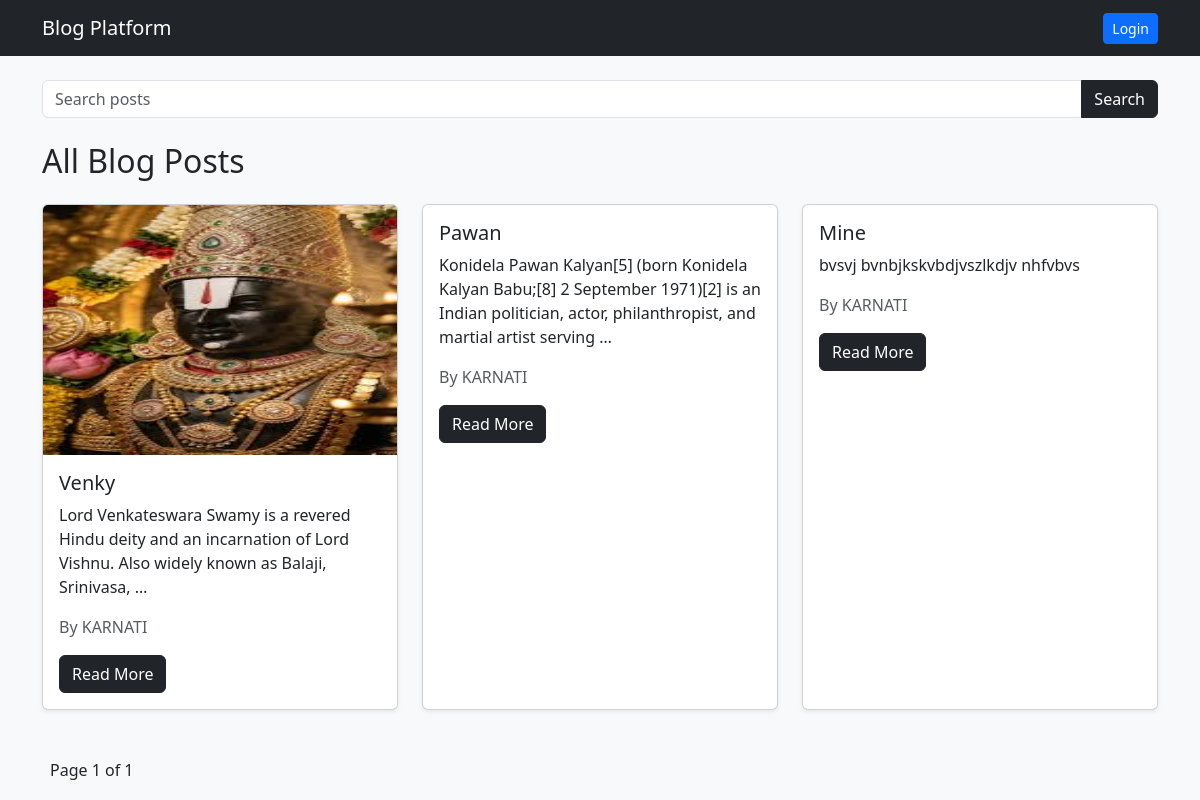
/, run on an earlier commit of the app's database.
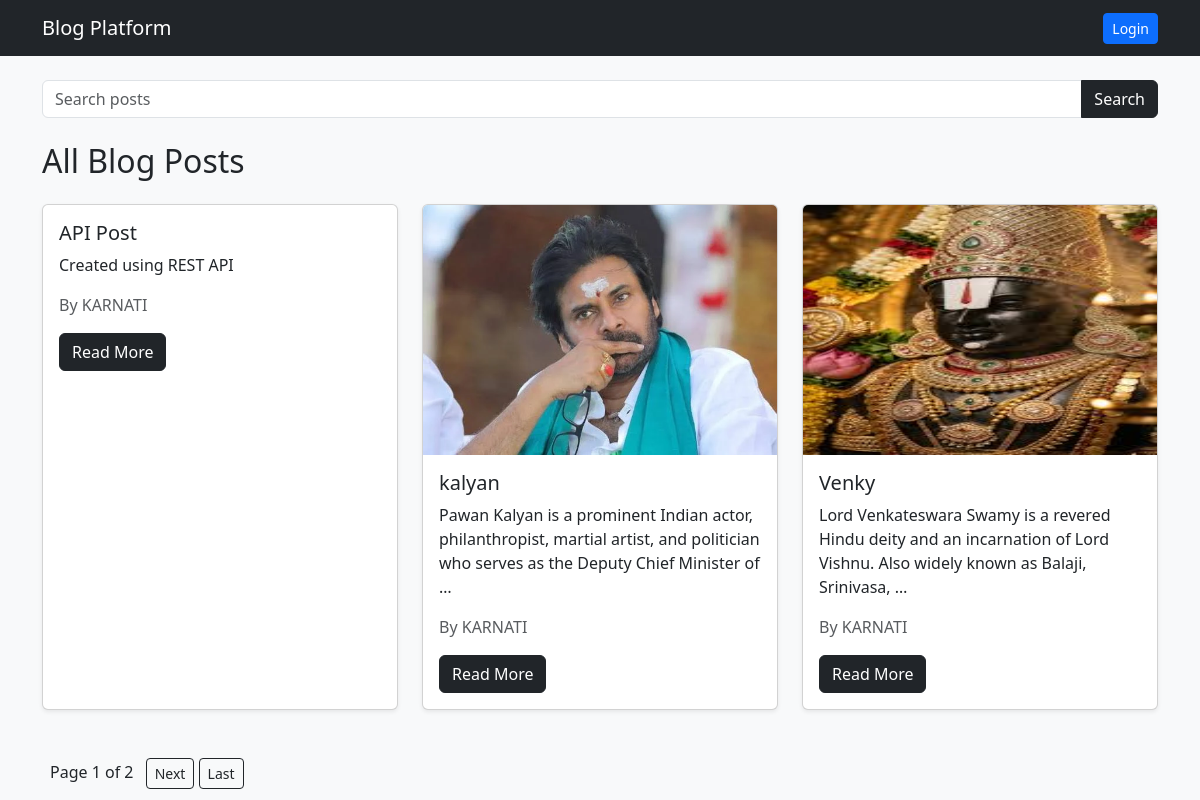
And on a later commit of the database.
### blog/models.py (models this page shows, shortened)
class Post(models.Model):
    author = models.ForeignKey(
        User,
        on_delete=models.CASCADE
    )
    title = models.CharField(max_length=200)
    content = models.TextField()
    image = models.ImageField(
        upload_to='post_images/',
        blank=True,
        null=True
    )
    likes = models.ManyToManyField(
        User,
        related_name='liked_posts',
        blank=True
    )
    created_at = models.DateTimeField(
        auto_now_add=True
    )

### blog/views.py (the view)
# urls.py: path('', views.home, name='home'),
def home(request):
    posts_list = Post.objects.all().order_by('-created_at')
    paginator = Paginator(posts_list, 3)
    page_number = request.GET.get('page')
    posts = paginator.get_page(page_number)
    return render(request, 'home.html', {
        'posts': posts
    })

### templates/home.html (shortened to what this page needs)
{% extends 'base.html' %}
{% block content %}
<h2 class="mb-4">
    All Blog Posts
</h2>
<div class="row">
{% for post in posts %}
<div class="col-md-4 mb-4">
    <div class="card h-100 shadow-sm">
        {% if post.image %}
            <img
                src="{{ post.image.url }}"
                class="card-img-top"
                height="250"
            >
        {% endif %}
        <div class="card-body">
            <h5 class="card-title">
                {{ post.title }}
            </h5>
            <p class="card-text">
                {{ post.content|truncatewords:20 }}
            </p>
            <p class="text-muted">
                By {{ post.author.username }}
            </p>
            <a
                href="{% url 'post_detail' post.id %}"
                class="btn btn-dark"
            >
                Read More
            </a>
        </div>
    </div>
</div>
{% empty %}
<p>No posts available.</p>
{% endfor %}
</div>
<div class="mt-4">
    <span class="mx-2">
        Page {{ posts.number }}
        of
        {{ posts.paginator.num_pages }}
    </span>
    {% if posts.has_next %}
        <a
            href="?page={{ posts.next_page_number }}"
            class="btn btn-outline-dark btn-sm"
        >
            Next
        </a>
        <a
            href="?page={{ posts.paginator.num_pages }}"
            class="btn btn-outline-dark btn-sm"
        >
            Last
        </a>
    {% endif %}
</div>
{% endblock %}

What changed in the data, as far as the page shows it:
no longer on this page (row unchanged): Post: title "Pawan", content "Konidela Pawan Kalyan[5] (born Konidela Kalyan Babu;[8] 2 September 1971)[2] is an Indian politician, actor, philanthropist, and martial artist serving …", author.username "KARNATI"
no longer on this page (row edited): Post: title "Mine", content "bvsvj bvnbjkskvbdjvszlkdjv nhfvbvs", author.username "KARNATI"
added Post: title "API Post", content "Created using REST API", author.username "KARNATI"
added Post: image (picture), title "kalyan", content "Pawan Kalyan is a prominent Indian actor, philanthropist, martial artist, and politician who serves as the Deputy Chief Minister of …", author.username "KARNATI"
Also different on the page:
{{ posts.paginator.num_pages }}: "1" → "2"
text now shown: "Next Last"
